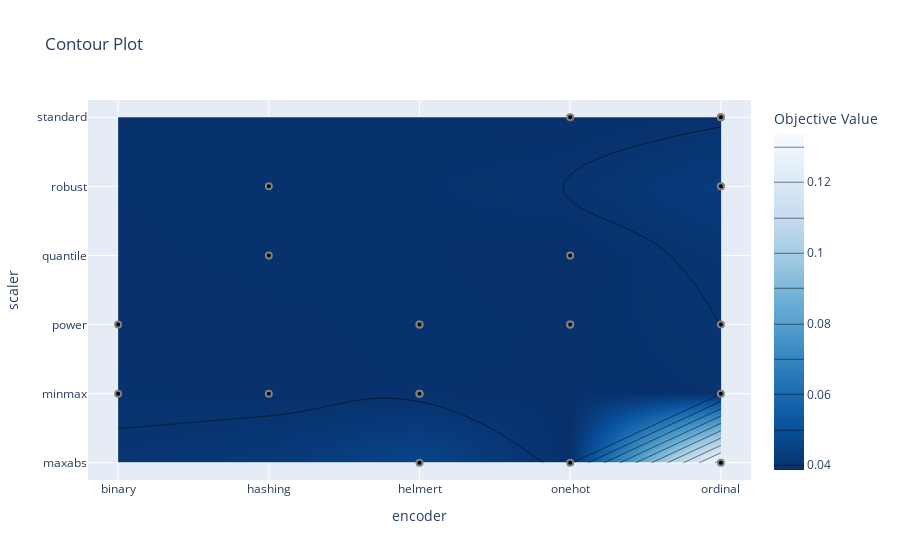

The notebook cell saved with this chart:
### Code cell
ov.plot_contour(GradientBoostingRegressor_study, params=["encoder", "scaler"])

### Figure 1 — Plotly figure (JSON) as saved in the notebook; plotly's stock layout.template omitted (floating-point values rounded to 4 significant figures)
{"data": [{"colorbar": {"title": {"text": "Objective Value"}}, "colorscale": [[0, "rgb(247,251,255)"], [0.125, "rgb(222,235,247)"], [0.25, "rgb(198,219,239)"], [0.375, "rgb(158,202,225)"], [0.5, "rgb(107,174,214)"], [0.625, "rgb(66,146,198)"], [0.75, "rgb(33,113,181)"], [0.875, "rgb(8,81,156)"], [1, "rgb(8,48,107)"]], "connectgaps": true, "contours": {"coloring": "heatmap"}, "hoverinfo": "none", "line": {"smoothing": 1.3}, "reversescale": true, "type": "contour", "x": ["binary", "hashing", "helmert", "onehot", "ordinal"], "y": ["maxabs", "minmax", "power", "quantile", "robust", "standard"], "z": [[null, null, 0.04618, 0.03865, 0.1336], [0.03933, 0.03907, 0.03919, null, 0.03959], [0.03867, null, 0.03932, 0.03915, 0.04002], [null, 0.03938, null, 0.03887, null], [null, 0.03932, null, null, 0.04283], [null, null, null, 0.03894, 0.03955]]}, {"marker": {"color": "black", "line": {"color": "Gray", "width": 2}}, "mode": "markers", "name": "Feasible Trial", "showlegend": false, "type": "scatter", "x": ["ordinal", "ordinal", "helmert", "onehot", "ordinal", "helmert", "onehot", "ordinal", "onehot", "ordinal", "helmert", "ordinal", "hashing", "binary", "helmert", "onehot", "ordinal", "binary", "hashing", "helmert", "hashing", "onehot"], "y": ["robust", "maxabs", "maxabs", "standard", "robust", "power", "power", "standard", "quantile", "power", "minmax", "minmax", "robust", "minmax", "minmax", "power", "standard", "power", "minmax", "power", "quantile", "maxabs"]}, {"marker": {"color": "#cccccc", "line": {"color": "Gray", "width": 2}}, "mode": "markers", "name": "Infeasible Trial", "showlegend": false, "type": "scatter", "x": [], "y": []}], "layout": {"title": {"text": "Contour Plot"}, "xaxis": {"range": [-0.2, 4.2], "title": {"text": "encoder"}, "type": "category"}, "yaxis": {"range": [-0.25, 5.25], "title": {"text": "scaler"}, "type": "category"}}}
